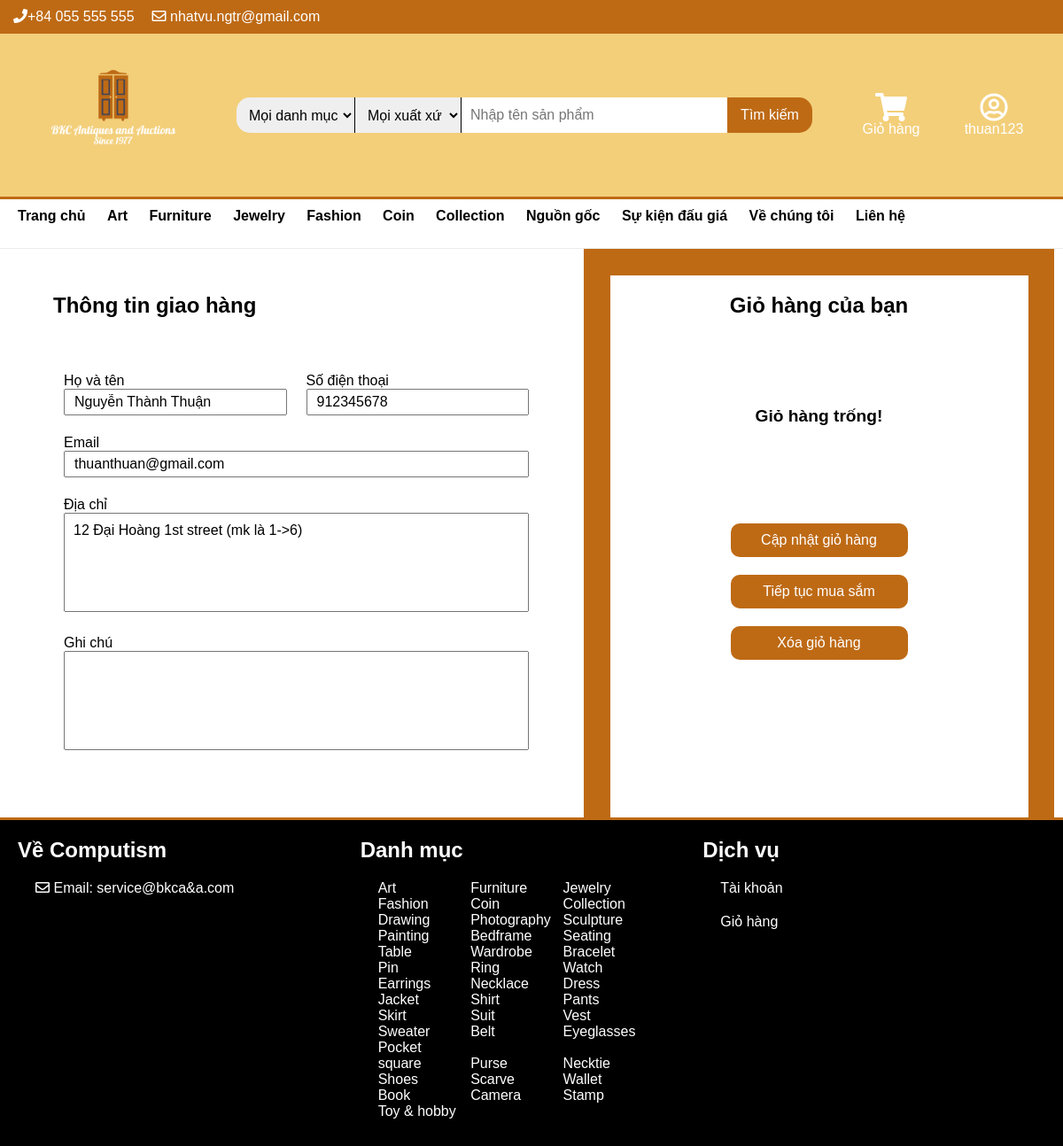
/Website_design_and_development/cart_detail.php (signed in), run on the app's committed database.
### tables this page shows
CREATE TABLE `danh_muc` (
  `id` int(11) NOT NULL,
  `parent_id` int(11) DEFAULT NULL,
  `ten_danh_muc` varchar(100) NOT NULL
);

CREATE TABLE `khach_hang` (
  `id_khach_hang` int(11) NOT NULL,
  `username` varchar(128) NOT NULL,
  `password` varchar(128) NOT NULL,
  `sdt` varchar(13) DEFAULT NULL,
  `email` varchar(100) DEFAULT NULL,
  `dia_chi` varchar(128) DEFAULT NULL,
  `phuong` varchar(50) DEFAULT NULL,
  `quan` varchar(50) DEFAULT NULL,
  `tinh` varchar(50) DEFAULT NULL,
  `ten_kh` varchar(128) DEFAULT NULL,
  `ngay_sinh` date DEFAULT NULL
);

### Website_design_and_development/cart_detail.php (the view, shortened to what this page needs)
<!DOCTYPE html>
<html lang="en">
<head>
	<link rel="stylesheet" href="css/main.css">
	<link rel="stylesheet" href="webfonts/all.css">
</head>
<body>
	<?php require_once 'includes/connect.php'; ?>
    <?php require_once 'includes/header.php'; ?>
    <div class="container">
        <div class="cart-holder">
            <div class="shipping-info">
                <h2>Thông tin giao hàng</h2>
                <form action="payment.php" method="POST">
                <table>
                    <?php
                        $ten = "";
                        $sdt = "";
                        $email = "";
                        $dia_chi = "";
                        if(isset($_SESSION['id'])){
                            $id = $_SESSION['id'];
                            $sql = "SELECT * FROM khach_hang
                                WHERE id_khach_hang = $id";
                            $result = mysqli_query($connect, $sql);
                            while($row = mysqli_fetch_assoc($result)){
                                $ten = $row['ten_kh'];
                                $sdt = $row['sdt'];
                                $email = $row['email'];
                                $dia_chi = $row['dia_chi'];
                            }
                        }
                    ?>
                    <tr>
                        <td>
                            <label for="">Họ và tên</label><br>
                            <input type="text" name="ten" value="<?= $ten; ?>" required>
                        </td>
                        <td>
                            <label for="">Số điện thoại</label><br>
                            <input type="text" name="sdt" value="<?= $sdt; ?>" required>
                        </td>
                    </tr>
                    <tr>
                        <td colspan="2">
                            <label for="">Email</label><br>
                            <input type="email" name="email" value="<?= $email; ?>">
                        </td>
                    </tr>
                    <tr>
                        <td colspan="2">
                            <label for="">Địa chỉ</label><br>
                            <textarea name="dia_chi" cols="50" rows="5" required><?= $dia_chi; ?></textarea>
                        </td>
                    </tr>
                    <tr>
                        <td colspan="2">
                            <label for="">Ghi chú</label><br>
                            <textarea name="ghi_chu" cols="50" rows="5"></textarea>
                        </td>
                    </tr>
                </table>
                </form>
            </div>
            <div class="shipping-cart">
            <h2>Giỏ hàng của bạn</h2>
            <form action="" method="POST">
                <?php
                    if (isset($_SESSION['cart'])) {
                ?>
                <table cellspacing="0">
                <?php
                        $total_price = 0;
                        $in_cart_id = implode(',', $_SESSION['cart']);
                        $sql = "SELECT * FROM san_pham WHERE id IN ($in_cart_id);";
                        $result = mysqli_query($connect, $sql);
                        if (mysqli_num_rows($result) > 0) {
                            while ($row = mysqli_fetch_assoc($result)) {
                ?>
                    <tr>
                        <td>
                            <img width="100px" height="100px" src="images/product-picture/<?= $row['hinh_anh']; ?>" alt="hinh-anh-san-pham">
                        </td>
                        <td>
                            <b><?= $row['ten']; ?></b>
                            <br><br>
                            <input type="number" name="amount[<?= $row['id']; ?>]"
                            value="<?= $_SESSION['quantity'][$row['id']];?>">
                        </td>
                        <td>
                            <?= number_format($row['gia'] * $_SESSION['quantity'][$row['id']], 0, ',', '.');?>đ
                        </td>
                    </tr>
                <?php
                                $total_price += ($row['gia'] *= $_SESSION['quantity'][$row['id']]);
                                $_SESSION['thanh_tien'] = $total_price;
                            }
                        }
                ?>
                    </table>
                    <h4>Tổng tiền: <?= number_format($total_price, 0, ',', '.'); ?> VNĐ</h4>
                    <br>
                <?php
                    }
                    else{
                ?>
                    <h4>Giỏ hàng trống!</h4>
                <?php
                    }
                ?>
                <button type="submit" name="update_cart">Cập nhật giỏ hàng</button>
                <button><a href="index.php">Tiếp tục mua sắm</a></button>
                <button name="cart_delete_btn" id='cart-delete'>Xóa giỏ hàng</button>
            </form>
            </div>
        </div>
    </div>
	<?php require_once 'includes/footer.php'; ?>
</body>
</html>

### Website_design_and_development/includes/header.php (shortened to what this page needs)
<?php
    require_once 'includes/connect.php';
?>
<header>
    <div id="top-header">
        <div class="container">
            <ul id="header-links">
                <li><i class="fas fa-phone"></i>+84 055 555 555</li>
                <li><i class="far fa-envelope"></i> nhatvu.ngtr@gmail.com</li>
            </ul>
        </div>
    </div>
    <div id="main-header">
        <div class="row">
            <div class="container">
                <div class="logo">
                    <a href="index.php">
                        <img width="120px" src="images/logo.png" alt="logo"/>
                    </a>
                </div>
                <form class="search-bar" action="find.php" method="GET">
                    <div class="search-cat">
                        <select name="cat">
                            <option value="">Mọi danh mục</option>
                        </select>
                    </div>
                    <div class="search-brand">
                        <select name="brand">
                            <option value="">Mọi xuất xứ</option>
                        </select>
                    </div>
                    <div class="search-pro">
                        <input type="text" placeholder="Nhập tên sản phẩm" name="name" />
                    </div>
                    <div class="search-btn">
                        <button type="submit">Tìm kiếm</button>
                    </div>
                </form>
                <div class="cart">
                    <a href="cart_detail.php">
                        <i class="fas fa-shopping-cart fa-2x"></i><br> Giỏ hàng
                    </a>
                </div>
                <div class="account-btn">
                    <?php
                        if (isset($_SESSION['username'])) {
                    ?>
                        <a href='account.php'>
                            <i class="far fa-user-circle fa-2x"></i>
                            <br>
                            <?php echo $_SESSION['username']; ?>
                        </a>
                    <?php
                        }
                    ?>
                </div>
            </div>
        </div>
            <ul class="nav-links">
                <div class="container">
                    <li><a href="index.php">Trang chủ</a></li>
                    <?php
                        $sql = "SELECT * FROM danh_muc WHERE parent_id IS NULL";
                        $result = mysqli_query($connect, $sql);
                        while ($row = mysqli_fetch_assoc($result)) {
                    ?>
                        <li><a href="find.php?cat=<?= $row['id']; ?>"><?= ucwords($row['ten_danh_muc']); ?></a>
                        </li>
                    <?php
                        }
                    ?>
                    <li>Nguồn gốc
                    </li>
                    <li><a href="event.php">Sự kiện đấu giá</a></li>
                    <li><a href="#">Về chúng tôi</a></li>
                    <li><a href="#">Liên hệ</a></li>
               </div>
            </ul>
    </div>
</header>

### Website_design_and_development/includes/footer.php
<footer>
    <div class="container">
        <div class="footer-about">
            <h2>Về Computism</h2>
            <p><i class="far fa-envelope"></i> Email: service@bkca&a.com</p>
        </div>
        <div class="footer-cat">
            <h2>Danh mục</h2>
            <p>
            <?php
                $sql = "SELECT * FROM danh_muc";
                $result = mysqli_query($connect, $sql);
                while($row = mysqli_fetch_assoc($result)){
            ?>
                <a href="find.php?cat=<?php echo $row['id']; ?>">
                    <?php echo $row['ten_danh_muc']; ?>
                </a>
            <?php
                }
            ?>
            </p>
        </div>
        <div class="footer-service">
            <h2>Dịch vụ</h2>
                <p>
                <?php
                    if (isset($_SESSION['username'])) {
                ?>
                    <a href='account.php'>
                        Tài khoản
                    </a>
                <?php
                    }else{
                ?>
                    <a href='sign.php'>
                        Tài khoản
                    </a>
                <?php
                    }
                ?></p>
            <a href="cart_detail.php"><p>Giỏ hàng</p></a>
        </div>
    </div>
</footer>

### Website_design_and_development/css/main.css (style rules this page uses)
* { margin: 0px; padding: 0px; -webkit-box-sizing: border-box; box-sizing: border-box; font-size: 100%; font-family: Arial, Helvetica, sans-serif; }
body { background-color: white; }
.container { padding-right: 10px; padding-left: 10px; margin-right: auto; margin-left: auto; max-width: 1300px; }
a { color: white; text-decoration: none; }
h2 { font-size: 1.5em; cursor: default; }
h4 { font-size: 1.2em; font-weight: bold; cursor: default; }
button { color: white; }
header { display: block; width: 100%; }
#top-header { color: white; background-color: #be6a15; width: 100%; min-height: 2rem; }
#top-header .container { display: -webkit-box; display: -ms-flexbox; display: flex; -ms-flex-wrap: wrap; flex-wrap: wrap; -ms-flex-pack: distribute; justify-content: space-around; padding: 5px; }
#header-links { -webkit-box-flex: 1; -ms-flex: 1 1 200px; flex: 1 1 200px; display: -webkit-box; display: -ms-flexbox; display: flex; -ms-flex-wrap: wrap; flex-wrap: wrap; width: 40%; }
#header-links li { list-style: none; padding: 5px 10px 5px 10px; }
.row { background-color: #f3cf7a; padding: 10px; width: 100%; min-height: 8rem; border-bottom: 3px solid #be6a15; }
.row .container { display: -webkit-box; display: -ms-flexbox; display: flex; -ms-flex-pack: distribute; justify-content: space-around; -ms-flex-wrap: wrap; flex-wrap: wrap; -webkit-box-align: center; -ms-flex-align: center; align-items: center; }
.logo { min-width: 200px; float: left; text-align: center; }
.logo img { height: 10em; width: 10em; }
.search-bar { -webkit-box-flex: 1; -ms-flex: 1 1 60%; flex: 1 1 60%; max-width: 60%; max-height: 50%; display: -webkit-box; display: -ms-flexbox; display: flex; -webkit-box-align: center; -ms-flex-align: center; align-items: center; -webkit-box-pack: center; -ms-flex-pack: center; justify-content: center; }
.search-cat select { padding-left: 10px; border: none; border-right: 0.1px solid black; border-radius: 15px 0px 0px 15px; min-width: 6rem; height: 2.5rem; outline: none; }
.search-brand select { padding-left: 10px; border: none; border-right: 0.1px solid black; min-width: 4rem; max-width: 7.5rem; height: 2.5rem; outline: none; }
.search-pro input[type="text"] { padding-left: 10px; border: none; width: 100%; min-width: 300px; max-width: 600px; height: 2.5rem; outline: none; }
.search-btn button { min-width: 6em; height: 2.5rem; color: white; background-color: #be6a15; border: none; border-radius: 0px 15px 15px 0px; font-size: 1rem; cursor: pointer; outline: none; }
.cart, .account-btn { display: inline-block; text-align: center; width: 100px; margin: 30px 0px; }
.nav-links { background-color: white; min-height: 7vh; border-bottom: 1px solid #ececec; -webkit-box-align: center; -ms-flex-align: center; align-items: center; font-weight: bold; }
.nav-links a { color: black; }
.nav-links li { position: relative; text-align: center; list-style: none; padding: 10px 10px 5px 10px; display: inline-table; }
footer { position: relative; bottom: 0px; border-top: 3px solid #be6a15; width: 100%; min-height: 200px; background-color: black; color: white; }
footer .container { display: -webkit-box; display: -ms-flexbox; display: flex; -ms-flex-wrap: wrap; flex-wrap: wrap; -webkit-box-pack: center; -ms-flex-pack: center; justify-content: center; padding: 20px; }
.footer-about, .footer-cat, .footer-service { -webkit-box-flex: 1; -ms-flex: 1; flex: 1; }
.footer-about h2, .footer-cat h2, .footer-service h2 { margin-bottom: 10px; }
.footer-about p, .footer-cat p, .footer-service p { padding: 10px 20px; }
.footer-cat a { display: inline-block; width: 100px; }
.cart-holder { width: 100%; margin: auto; background-color: #be6a15; display: -webkit-box; display: -ms-flexbox; display: flex; height: auto; }
.cart-holder button { border: none; border-radius: 10px; outline: none; min-width: 200px; background-color: #be6a15; color: white; padding: 10px; margin: 10px; }
.cart-holder h2 { margin-bottom: 50px; }
.shipping-info { width: 55%; padding: 50px; background-color: white; height: inherit; }
.shipping-info table { width: 100%; margin: 10px auto; }
.shipping-info td { padding: 10px; }
.shipping-info input { width: 100%; padding-left: 10px; height: 30px; outline: none; }
.shipping-info textarea { width: 100%; padding: 10px; overflow: auto; outline: none; resize: none; }
.shipping-cart { width: 40%; height: inherit; margin: 30px auto 0px; padding: 20px; background-color: white; text-align: center; }
.shipping-cart h4 { margin: 100px auto; }

### data on the page
danh_muc: ten_danh_muc "Art"
danh_muc: ten_danh_muc "Furniture"
danh_muc: ten_danh_muc "Jewelry"
danh_muc: ten_danh_muc "Fashion"
danh_muc: ten_danh_muc "Coin"
danh_muc: ten_danh_muc "Collection"
khach_hang: ten "Nguyễn Thành Thuận", sdt "912345678", email "thuanthuan@gmail.com", dia_chi "12 Đại Hoàng 1st street (mk là 1->6)"
danh_muc: ten_danh_muc "Drawing"
danh_muc: ten_danh_muc "Photography"
danh_muc: ten_danh_muc "Sculpture"
danh_muc: ten_danh_muc "Painting"
danh_muc: ten_danh_muc "Bedframe"
danh_muc: ten_danh_muc "Seating"
danh_muc: ten_danh_muc "Table"
danh_muc: ten_danh_muc "Wardrobe"
danh_muc: ten_danh_muc "Bracelet"
danh_muc: ten_danh_muc "Pin"
danh_muc: ten_danh_muc "Ring"
danh_muc: ten_danh_muc "Watch"
danh_muc: ten_danh_muc "Earrings"
danh_muc: ten_danh_muc "Necklace"
danh_muc: ten_danh_muc "Dress"
danh_muc: ten_danh_muc "Jacket"
danh_muc: ten_danh_muc "Shirt"
danh_muc: ten_danh_muc "Pants"
danh_muc: ten_danh_muc "Skirt"
danh_muc: ten_danh_muc "Suit"
danh_muc: ten_danh_muc "Vest"
danh_muc: ten_danh_muc "Sweater"
danh_muc: ten_danh_muc "Belt"
danh_muc: ten_danh_muc "Eyeglasses"
danh_muc: ten_danh_muc "Pocket square"
danh_muc: ten_danh_muc "Purse"
danh_muc: ten_danh_muc "Necktie"
danh_muc: ten_danh_muc "Shoes"
danh_muc: ten_danh_muc "Scarve"
danh_muc: ten_danh_muc "Wallet"
danh_muc: ten_danh_muc "Book"
danh_muc: ten_danh_muc "Camera"
danh_muc: ten_danh_muc "Stamp"
danh_muc: ten_danh_muc "Toy & hobby"

### other printed values
$_SESSION['username'] "thuan123"
